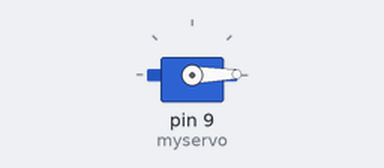
This sketch was run on a simulated Arduino Uno, built with avr-gcc and run on an emulated ATmega328P. Shown: servo.

Above: at 0.1 s.
Timing chart, 0 to 1.6 s (numbered marks = the images above):
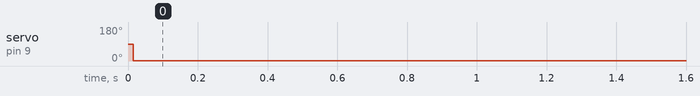

The sketch:

4-servo.ino
```cpp
#include <Servo.h>

Servo myservo;  // create servo object to control a servo
int pos = 0;    // variable to store the servo position

void setup() {
  myservo.attach(9);  // attaches the servo on pin 9 to the servo object
}
unsigned long prevMillis = 0, pM=0;

void loop() {
  if (pos == 0) {
    if ((millis() - prevMillis) >= 15) {
      if (pos < 180) {
        pos++;
      }
      myservo.write(pos);
      prevMillis = millis();
    }
  }
  if (pos == 180) {
    if ((millis() - pM) >= 15) {
      if (pos > 0) {
        pos--;
      }
      pM=millis();
      myservo.write(pos);
    }
  }
}
```

Measured:
- by itself, servo on pin 9 (myservo): 90° → 1° at 0.02 s
